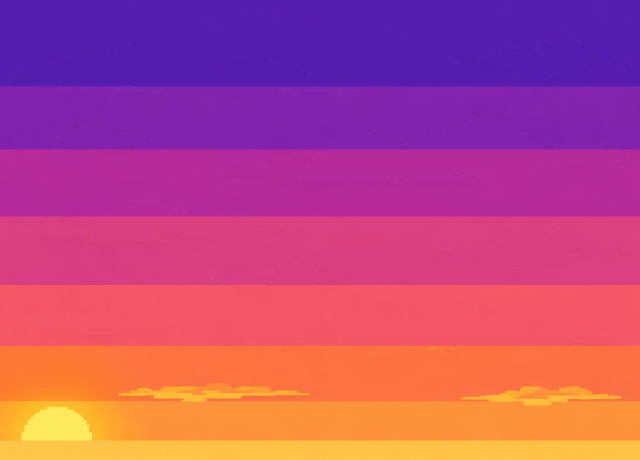
#> input picture cenarios/katiara/ceu.png, 1280 x 920 px, found by its file name (shown at 1/2 size)
$ python cenario_cristo.py
#> lines starting #> are read from the running program, lines starting #| are printed output that depends on the picture
### ferramentas/cenario_katiara.py
#!/usr/bin/env python3
"""Monta as camadas do cenário Katiara (issue #35) a partir da arte do ChatGPT e grava cenarios/katiara/.

  python3 ferramentas/cenario_katiara.py && python3 ferramentas/gerar_cenario.py cenarios/katiara/cenario.json

Arte bruta em sprites/cenarios/katiara/esbocos/ (capturada do chat "Katiara" do ChatGPT, conta do Alisson):
  cena.png    a rua com o muro pichado de 7 e KT, casas de laje, fios e o bar; céu magenta (vira transparente)
  ceu.png     céu da hora dourada em faixas, com o sol e as nuvens
  guardas.png folha de 8 poses dos três de guarda fazendo o sinal do 7 (fundo magenta)
  moto.png    moto passando (fundo magenta)
O que se mexe sem depender da câmera: nuvens andando, roupa no varal balançando, os guardas (respirando e fazendo o 7),
a pipa no céu, a moto que passa de tempos em tempos e a lâmpada do bar piscando de leve.
Tudo na resolução da janela (localcoord 1280x720), como a Maria Fumaça.
"""
import json
from pathlib import Path

import numpy as np
from PIL import Image

RAIZ = Path(__file__).resolve().parent.parent
BRUTO = RAIZ / "sprites" / "cenarios" / "katiara" / "esbocos"
SAIDA = RAIZ / "cenarios" / "katiara"
ESCALA = 0.95            # a cena de 1536 px vira um mundo de 1458 px (a câmera anda 89 px para cada lado);
                         # maior que isso o céu e a laje somem da tela com a câmera em repouso
PES_NA_CENA = 850        # linha da rua (y na cena original) onde ficam os pés dos lutadores
CHAO_Y = 660             # pés na tela 1280x720


def magenta(a, folga=60):
    r, g, b = (a[..., i].astype(int) for i in range(3))
    return (r > 255 - folga - 40) & (b > 255 - folga - 40) & (g < 90 + folga // 2) & (np.abs(r - b) < 70)


# [12 lines left out: function sem_magenta, not called in this run]


def escala(img, k=ESCALA):
    return img.resize((round(img.width * k), round(img.height * k)), Image.LANCZOS)


# [109 lines left out: functions alfa_duro, varal, nuvens_do_ceu, pipa, folha, not called in this run]


def emendar(quadros):
    L = sum(q.width for q in quadros)
    out = Image.new("RGBA", (L, quadros[0].height))
    x = 0
    for q in quadros:
        out.paste(q, (x, 0))
        x += q.width
    return out


# [126 lines left out: functions destruir, main, not called in this run]


# [2 lines that do not run on import are left out]

### ferramentas/cenario_cristo.py
#!/usr/bin/env python3
"""Monta o cenário do Cristo (Monumento Jesus de Nazaré, Morro do Silêncio) ao entardecer, issue #35.

  python3 ferramentas/cenario_cristo.py && python3 ferramentas/gerar_cenario.py cenarios/cristo/cenario.json

Projeto em docs/arcade/cenarios_nazare.md (seção 2), aqui na resolução da janela (localcoord 1280x720, como a Maria
Fumaça): as medidas do projeto (tela 320x180) vão x4. Arte bruta do ChatGPT em sprites/cenarios/cristo/bruto/ (branch
cenarios: céu, nuvens longe e perto, longe, morro, torres, cristo, cerca, chão) e a folha dos visitantes na escada em
sprites/cenarios/cristo/bruto/visitantes.png (chat "Cristo", conta do Alisson).
O que se mexe: nuvens em duas alturas, halo do sol pulsando, luzes da cidade lá embaixo piscando, pássaros planando,
farol vermelho das torres, holofote na estátua respirando e os visitantes subindo a escada.
"""
import json
import math
import random
from pathlib import Path

import numpy as np
from PIL import Image, ImageDraw

from cenario_katiara import alfa_duro, emendar, folha, sem_magenta

RAIZ = Path(__file__).resolve().parent.parent
BRUTO = RAIZ / "sprites" / "cenarios" / "cristo" / "bruto"
SAIDA = RAIZ / "cenarios" / "cristo"
LARGURA = 1800


def peca(nome):
    """Desenho do bruto sem o magenta, recortado na caixa do que tem."""
    im = sem_magenta(Image.open(BRUTO / f"{nome}.png"))
    return im.crop(im.getchannel("A").getbbox())


# [6 lines left out: function no_tamanho, not called in this run]


def faixa_sem_emenda(im, largura):
    """Faixa que repete na horizontal (nuvens, cerca): as peças do bruto já têm as pontas vazias ou no mesmo ponto."""
    return no_tamanho(im, largura=largura)


def pixel_quadrado(img, xy, lado, cor):
    d = ImageDraw.Draw(img)
    d.rectangle([xy[0], xy[1], xy[0] + lado - 1, xy[1] + lado - 1], fill=cor)


def halo_sol(n=8):
    """Halo somado em volta do sol (anéis em faixas, sem degradê liso), pulsando."""
    quadros = []
    for q in range(n):
        img = Image.new("RGBA", (256, 256), (0, 0, 0, 255))
        d = ImageDraw.Draw(img)
        puls = 6 * math.sin(2 * math.pi * q / n)
        for r, c in [(124, (28, 14, 4)), (100, (46, 24, 6)), (78, (70, 38, 10)), (58, (96, 56, 14))]:
            rr = r + puls
            d.ellipse([128 - rr, 128 - rr, 128 + rr, 128 + rr], fill=c + (255,))
        quadros.append(pixelar(img, 4))
    return quadros


def pixelar(img, k):
    return img.resize((img.width // k, img.height // k), Image.NEAREST).resize(img.size, Image.NEAREST)


# [158 lines left out: functions passaro, farol, topos_das_torres, holofote, luzes_cidade, destruir, not called in this run]


def main():
    SAIDA.mkdir(parents=True, exist_ok=True)
    camadas = []

    ceu = Image.open(BRUTO / "ceu.png").convert("RGBA").resize((1280, 880), Image.NEAREST)
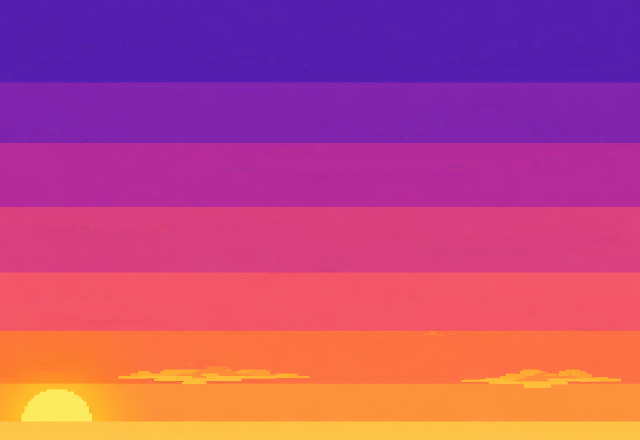
#> ceu: PIL image 1280x880 RGBA (shown at 1/2 size); mean R, G, B, A 187.3, 73.6, 126.7, 255
    ceu.save(SAIDA / "ceu.png")
    camadas.append({"nome": "ceu", "imagem": "ceu.png", "delta": [0, 0], "x": 0, "y": -160})
    emendar(halo_sol()).save(SAIDA / "sol.png")
#> after the loop in halo_sol, `for q in range(n):`:
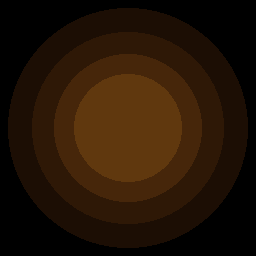
#> img: PIL image 256x256 RGBA; mean R, G, B, A 37.2, 20.3, 5.2, 255
#> after the loop in halo_sol, `for q in range(n):`: quadros = 8 items
#> in emendar, `L = sum(q.width for q in quadros)`: L = 2048
#> in emendar, `out = Image.new("RGBA", (L, quadros[0].height))`: out: PIL image 2048x256 RGBA; every value is 0
#> the loop in emendar, `for q in quadros:` made 8 passes
#> x on passes 1 to 8: 256, 512, 768, 1024, 1280, 1536, 1792, 2048
#> after the loop in emendar, `for q in quadros:`:
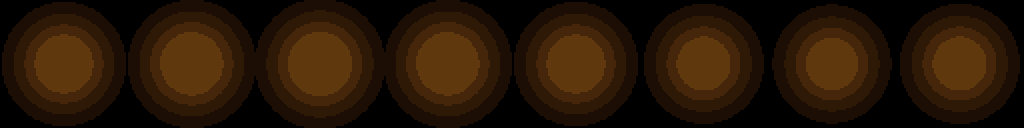
#> out: PIL image 2048x256 RGBA (shown at 1/2 size); mean R, G, B, A 40.9, 22.4, 5.8, 255
    camadas.append({"nome": "sol", "folha": {"imagem": "sol.png", "n": 8}, "ticks": 10, "delta": [0, 0], "x": 16,
                    "y": 256, "mistura": "soma"})

    nl = faixa_sem_emenda(peca("nuvens_longe"), 1536)
    nl.save(SAIDA / "nuvens_longe.png")
    camadas.append({"nome": "nuvens_longe", "imagem": "nuvens_longe.png", "delta": [0.05, 0.05], "y": 236,
                    "velocidade": [-0.12, 0], "repete": [1, 0], "vao": [0, 0]})
    npt = faixa_sem_emenda(peca("nuvens_perto"), 1536)
    npt.save(SAIDA / "nuvens_perto.png")
    camadas.append({"nome": "nuvens_perto", "imagem": "nuvens_perto.png", "delta": [0.15, 0.15], "y": 40,
                    "velocidade": [-0.36, 0], "repete": [1, 0], "vao": [0, 0]})

    longe = no_tamanho(peca("longe"), largura=1912)
    longe.save(SAIDA / "longe.png")
    yl = 648 - longe.height
    camadas.append({"nome": "longe", "imagem": "longe.png", "delta": [0.35, 0.35], "y": yl})
    emendar(luzes_cidade(longe)).save(SAIDA / "luzes.png")
    camadas.append({"nome": "luzes", "folha": {"imagem": "luzes.png", "n": 16}, "ticks": 12,
                    "delta": [0.35, 0.35], "x": (1280 - longe.width) // 2, "y": yl, "mistura": "soma"})

    emendar(passaro()).save(SAIDA / "passaro.png")
    for i, (x, y, fase) in enumerate([(300, 150, 0), (420, 200, 140), (980, 120, 260)]):
        camadas.append({"nome": f"passaro{i + 1}", "folha": {"imagem": "passaro.png", "n": 8}, "ticks": 7 + i,
                        "delta": [0.3, 0.3], "x": x, "y": y, "seno_x": [160, 840, fase], "seno_y": [36, 420, fase]})

    morro = no_tamanho(peca("morro"), largura=2200)
    morro.save(SAIDA / "morro.png")
    camadas.append({"nome": "morro", "imagem": "morro.png", "delta": [0.7, 0.7], "y": 650 - morro.height})

    torres = no_tamanho(peca("torres"), altura=430)
    torres.save(SAIDA / "torres.png")
    xt, yt = 880, 600 - torres.height - 60
    camadas.append({"nome": "torres", "imagem": "torres.png", "delta": [0.7, 0.7], "x": xt, "y": yt})
    pontas = topos_das_torres(torres)
    if pontas:
        emendar(farol([(x + 12, y + 12) for x, y in pontas])).save(SAIDA / "farol.png")
        camadas.append({"nome": "farol", "folha": {"imagem": "farol.png", "n": 2}, "ticks": [40, 24],
                        "delta": [0.7, 0.7], "x": xt - 12, "y": yt - 12, "mistura": "soma"})

    cristo = no_tamanho(peca("cristo"), largura=600)
    cristo.save(SAIDA / "cristo.png")
    xc, yc = 340, 560 - cristo.height
    camadas.append({"nome": "cristo", "imagem": "cristo.png", "delta": [0.7, 0.7], "x": xc, "y": yc})
    emendar(holofote(cristo)).save(SAIDA / "holofote.png")
    camadas.append({"nome": "holofote", "folha": {"imagem": "holofote.png", "n": 8}, "ticks": 9,
                    "delta": [0.7, 0.7], "x": xc, "y": yc, "mistura": "soma"})
    if (BRUTO / "visitantes.png").exists():
        vq = folha(BRUTO / "visitantes.png", 8)
        alto = round(cristo.height * 0.36)
        vq = [no_tamanho(q, altura=alto) for q in vq]
        emendar(vq).save(SAIDA / "visitantes.png")
        # a escada dos visitantes fica encostada na ponta direita do terraço
        camadas.append({"nome": "visitantes", "folha": {"imagem": "visitantes.png", "n": 8}, "ticks": 14,
                        "delta": [0.7, 0.7], "x": xc + cristo.width - 30, "y": yc + cristo.height - alto})

    cerca = faixa_sem_emenda(peca("cerca"), 540)
    cerca.save(SAIDA / "cerca.png")
    camadas.append({"nome": "cerca", "imagem": "cerca.png", "delta": [1, 1], "y": 572 - cerca.height,
                    "repete": [1, 0], "vao": [0, 0]})
    chao = peca("chao")
    chao = chao.crop((48, 0, chao.width - 48, chao.height))  # as pontas do bruto são mais escuras: viravam emenda
    # uma peça só, esticada na largura do mundo: as lajotas em perspectiva não emendam lado a lado
    chao = alfa_duro(chao.resize((LARGURA + 40, round(chao.height * 1024 / chao.width)), Image.LANCZOS))
    chao.save(SAIDA / "chao.png")
    camadas.append({"nome": "chao", "imagem": "chao.png", "delta": [1, 1], "y": 548})

    camadas = destruir(camadas)
    desc = {"id": "cristo", "nome": "Cristo", "musica": "musicas/cristo.ogg", "musica_nome": "Cenário Cristo",
            "tela": [1280, 720], "largura_mundo": LARGURA, "subida": 160, "chao_y": 660,
            "camera": {"tensao": 200, "segue_vertical": 0.6, "tensao_chao": 120},
            "jogadores": {"p1x": -280, "p2x": 280, "margem_tela": 60}, "reflexo": 0, "camadas": camadas}
    (SAIDA / "cenario.json").write_text(json.dumps(desc, indent=1, ensure_ascii=False) + "\n", encoding="utf-8")
    print("cenarios/cristo pronto:", [c["nome"] for c in camadas], "torres:", pontas)


if __name__ == "__main__":
#> (the run stopped early here; a loop or call above may not have finished)
